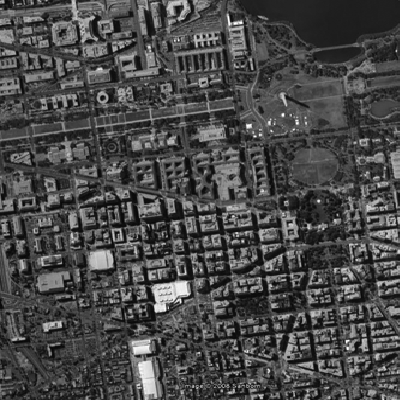
%> input picture 1.bmp, 400 x 400 px
$ octave --eval "result = regionVar(imread('1.bmp'));"   (GNU Octave 9; MATLAB toolbox functions it lacks are replaced by stand-ins)
%> lines starting %> are read from the running program, lines starting %| are printed output that depends on the picture
%计算参考图的全图标准差的函数
function var = regionVar(Im)
h= zeros(21,21)+1/441;
Im= im2double(Im);
eim= conv2(Im,h,'same');
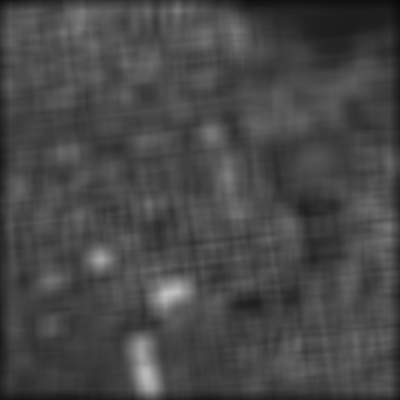
%> eim: size 400x400 double; min 0.0332, max 0.756, mean 0.281
% eim= filter2(h,Im,'same');
Im= Im.*Im;
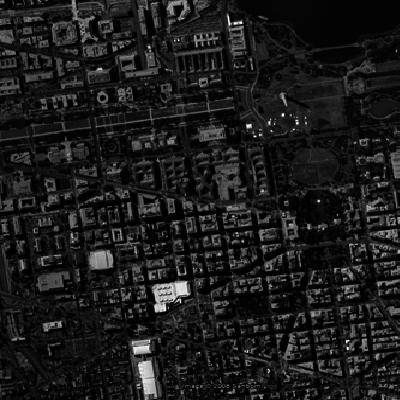
%> Im: size 400x400 double; min 0, max 1, mean 0.11
Im= conv2(Im,h,'same');
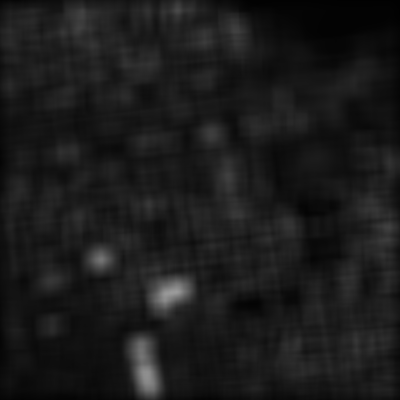
%> Im: size 400x400 double; min 0.00403, max 0.608, mean 0.107
% Im= filter2(h,Im,'same');
Im= Im-eim.*eim;
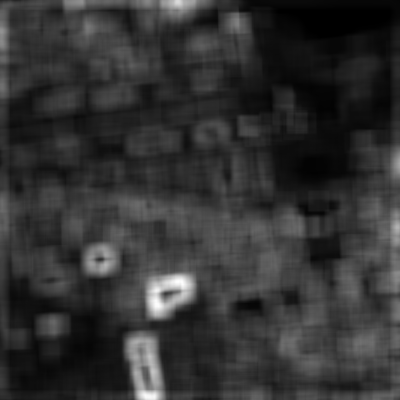
%> Im: size 400x400 double; min 5.27e-06, max 0.118, mean 0.0234; drawn with min black and max white
var= sqrt(Im);
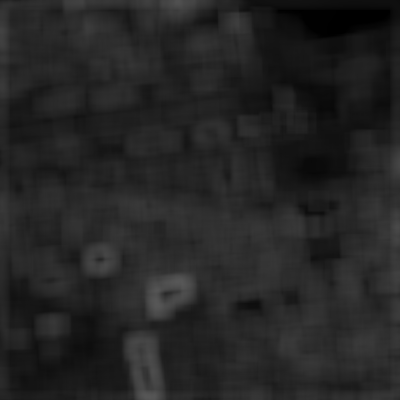
%> var: size 400x400 double; min 0.00229, max 0.343, mean 0.145
